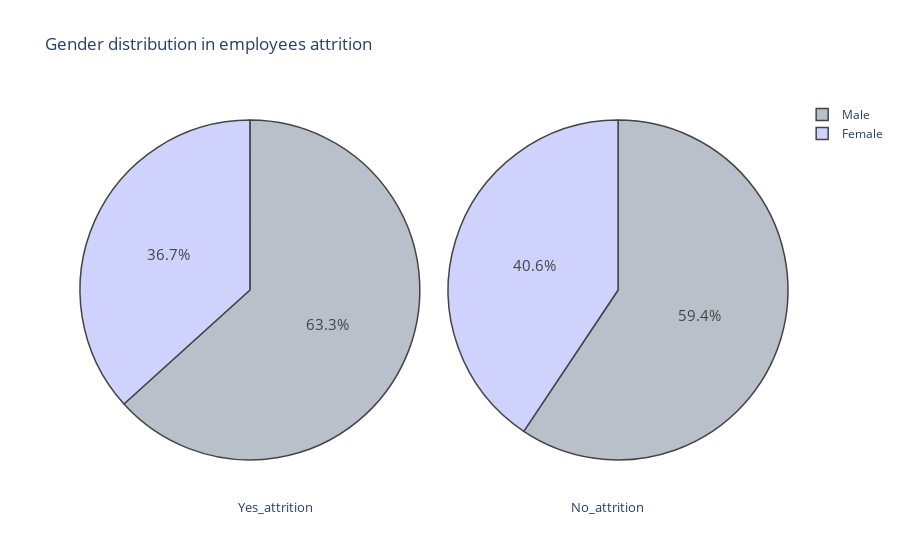
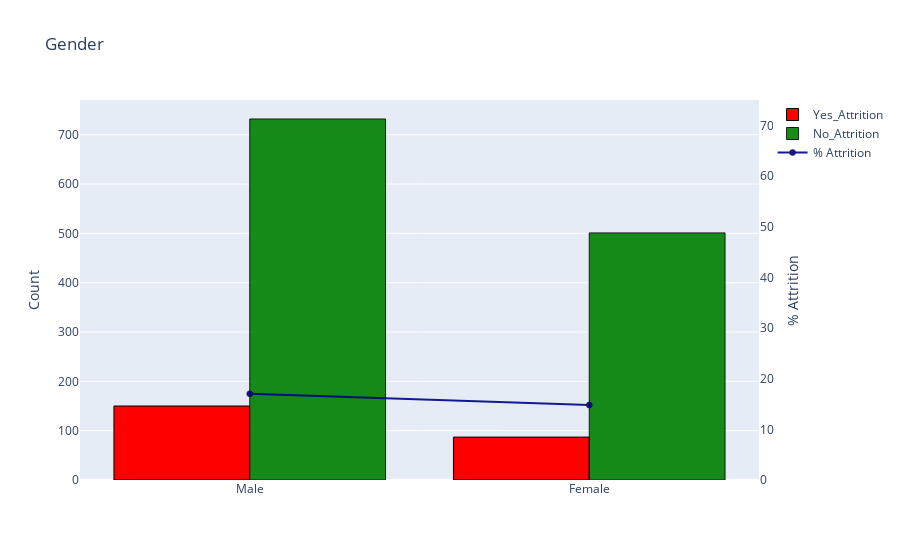

Source (notebook cell) for these figures, in order:
### Code cell
plot_pie('Gender')
barplot('Gender', False)

### Figure 1 — Plotly figure (JSON) as saved in the notebook; plotly's stock layout.template omitted (floating-point values rounded to 4 significant figures)
{"data": [{"domain": {"x": [0, 0.48]}, "hoverinfo": "label+percent+name", "labels": ["Male", "Female"], "marker": {"colors": ["#B9C0C9", "#CED2FD", "#ceb0ff", "lightskyblue", "lightgrey", "#EAB9FC", "cyan", "#DDC8FE"], "line": {"width": 1.5}}, "name": "attrition employes", "textfont": {"size": 15}, "type": "pie", "values": [150, 87]}, {"domain": {"x": [0.52, 1]}, "hoverinfo": "label+percent+name", "labels": ["Male", "Female"], "marker": {"colors": ["#B9C0C9", "#CED2FD", "#ceb0ff", "lightskyblue", "lightgrey", "#EAB9FC", "cyan", "#DDC8FE"], "line": {"width": 1.5}}, "name": "Non attrition employes", "textfont": {"size": 15}, "type": "pie", "values": [732, 501]}], "layout": {"annotations": [{"font": {"size": 13}, "showarrow": false, "text": "Yes_attrition", "x": 0.22, "y": -0.1}, {"font": {"size": 13}, "showarrow": false, "text": "No_attrition", "x": 0.8, "y": -0.1}], "title": {"text": "Gender distribution in employees attrition "}}}

### Figure 2 — Plotly figure (JSON) as saved in the notebook; plotly's stock layout.template omitted (floating-point values rounded to 4 significant figures)
{"data": [{"marker": {"color": "red", "line": {"color": "#000000", "width": 1}}, "name": "Yes_Attrition", "type": "bar", "x": ["Male", "Female"], "y": [150, 87]}, {"marker": {"color": "green", "line": {"color": "#000000", "width": 1}}, "name": "No_Attrition", "opacity": 0.9, "type": "bar", "x": ["Male", "Female"], "y": [732, 501]}, {"marker": {"color": "darkblue", "line": {"color": "#000000", "width": 0.5}}, "name": "% Attrition", "opacity": 0.9, "type": "scatter", "x": ["Female", "Male"], "y": [14.8, 17.01], "yaxis": "y2"}], "layout": {"title": {"text": "Gender"}, "yaxis": {"title": {"text": "Count"}}, "yaxis2": {"anchor": "x", "overlaying": "y", "range": [0, 75], "showgrid": false, "side": "right", "title": {"text": "% Attrition"}, "zeroline": false}}}
